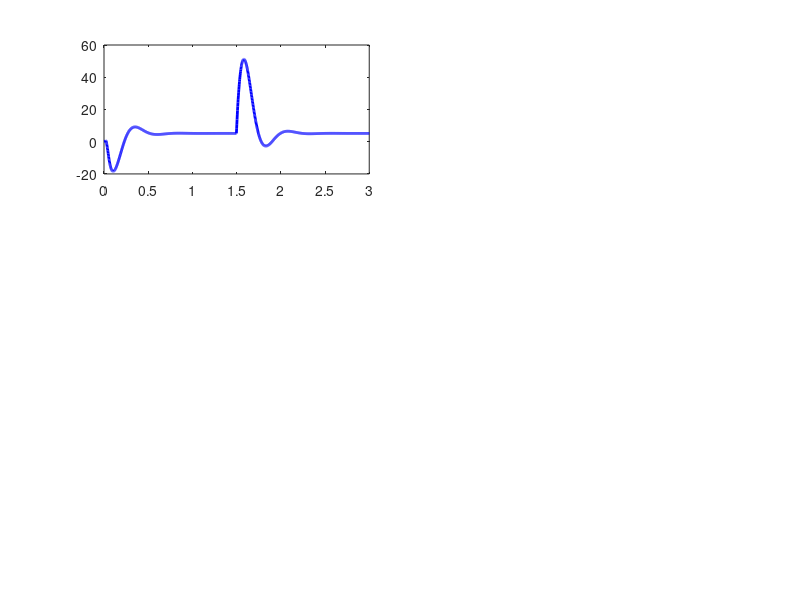

MATLAB code to generate this figure: (Note: this script raises an error after producing the figure.)
%% ========================================
%  SIMULACIÓN CON FRECUENCIA ÚNICA: 400 Hz
%  Lazo interno (motor): 400 Hz
%  Lazo externo (péndulo): 400 Hz
% ========================================

clear all; close all; clc;

%% ========================================
%  PARÁMETROS DE MUESTREO
% ========================================

fprintf('========================================\n');
fprintf('  CONFIGURACIÓN: FRECUENCIA ÚNICA\n');
fprintf('========================================\n\n');

Fs = 400;         % Frecuencia única [Hz]
Ts = 1/Fs;        % Período único [s]

fprintf('Ambos lazos a la misma frecuencia:\n');
fprintf('  Fs = %.0f Hz  (Ts = %.4f s = %.2f ms)\n\n', Fs, Ts, Ts*1000);

fprintf('Ventajas:\n');
fprintf('  ✅ Código más simple (un solo timer)\n');
fprintf('  ✅ Péndulo se actualiza 2× más frecuente\n');
fprintf('  ✅ Detección de caída más rápida\n');
fprintf('  ✅ Sincronización perfecta\n\n');

%% ========================================
%  LAZO INTERNO: MODELO DEL MOTOR
% ========================================

fprintf('========================================\n');
fprintf('  LAZO INTERNO: MOTOR DC\n');
fprintf('========================================\n\n');

% Parámetros del motor
Ra = 4.04;
La = 0.00255;
Km = 0.1863;
Bm = 1.391e-3;
Jm = 8.315e-4;

% Modelo continuo del motor
numM = Km;
denM = [La*Jm, (Ra*Jm + La*Bm), (Ra*Bm + Km^2)];
G_motor_s = tf(numM, denM);

% Discretizar a 400 Hz
G_motor_z = c2d(G_motor_s, Ts, 'zoh');
[numM_z, denM_z] = tfdata(G_motor_z, 'v');

% Normalizar
b_motor = numM_z / denM_z(1);
a_motor = denM_z / denM_z(1);

fprintf('Planta del motor discretizada (400 Hz):\n');
fprintf('  b0 = %.10f\n', b_motor(1));
fprintf('  b1 = %.10f\n', b_motor(2));
fprintf('  b2 = %.10f\n', b_motor(3));
fprintf('  a1 = %.10f\n', a_motor(2));
fprintf('  a2 = %.10f\n\n', a_motor(3));

%% ========================================
%  LAZO INTERNO: CONTROLADOR PI DEL MOTOR
% ========================================

% Parámetros del PI
Kp_motor = 5;
Ti_motor = 0.1;

% PI continuo
C_motor_s = tf(Kp_motor * [Ti_motor, 1], [Ti_motor, 0]);

% Discretizar a 400 Hz
C_motor_z = c2d(C_motor_s, Ts, 'tustin');
[numC_motor, denC_motor] = tfdata(C_motor_z, 'v');

% Normalizar
b_ctrl_motor = numC_motor / denC_motor(1);
a_ctrl_motor = denC_motor / denC_motor(1);

d0_motor = b_ctrl_motor(1);
d1_motor = b_ctrl_motor(2);
c1_motor = a_ctrl_motor(2);

fprintf('Controlador PI del motor:\n');
fprintf('  Kp = %.1f\n', Kp_motor);
fprintf('  Ti = %.3f s\n\n', Ti_motor);

fprintf('Coeficientes discretos (400 Hz):\n');
fprintf('  d0 = %.10f\n', d0_motor);
fprintf('  d1 = %.10f\n', d1_motor);
fprintf('  c1 = %.10f\n\n', c1_motor);

%% ========================================
%  LAZO EXTERNO: MODELO DEL PÉNDULO
% ========================================

fprintf('========================================\n');
fprintf('  LAZO EXTERNO: PÉNDULO INVERTIDO\n');
fprintf('========================================\n\n');

% Parámetros físicos del péndulo
M = 0.288;   % Masa del brazo [kg]
m = 0.0935;  % Masa del péndulo [kg]
l = 0.175;   % Longitud al centro de masa [m]
g = 9.8;     % Gravedad [m/s²]

fprintf('Parámetros físicos:\n');
fprintf('  M = %.3f kg\n', M);
fprintf('  m = %.3f kg\n', m);
fprintf('  l = %.3f m\n', l);
fprintf('  g = %.1f m/s²\n\n', g);

% Planta continua del péndulo
num_pend = -1/(M*l);
den_pend = [1, 0, -((M+m)*g/(M*l))];
G_pendulo_s = tf(num_pend, den_pend);

% Discretizar a 400 Hz (AHORA A LA MISMA FRECUENCIA)
G_pendulo_z = c2d(G_pendulo_s, Ts, 'zoh');
[numP_z, denP_z] = tfdata(G_pendulo_z, 'v');

% Normalizar
b_pendulo = numP_z / denP_z(1);
a_pendulo = denP_z / denP_z(1);

fprintf('Planta del péndulo discretizada (400 Hz):\n');
fprintf('  b0 = %.10f\n', b_pendulo(1));
fprintf('  b1 = %.10f\n', b_pendulo(2));
fprintf('  b2 = %.10f\n', b_pendulo(3));
fprintf('  a1 = %.10f\n', a_pendulo(2));
fprintf('  a2 = %.10f\n\n', a_pendulo(3));

%% ========================================
%  LAZO EXTERNO: CONTROLADOR PID DEL PÉNDULO
% ========================================

% Parámetros del PID
Kp_pend = -35;
Ti_pend = 0.0955;
Td_pend = 0.065;
N_pend = 10;

fprintf('Controlador PID del péndulo:\n');
fprintf('  Kp = %.1f\n', Kp_pend);
fprintf('  Ti = %.4f s\n', Ti_pend);
fprintf('  Td = %.4f s\n', Td_pend);
fprintf('  N = %d\n\n', N_pend);

% PID continuo
numC_pend = Kp_pend * [(Ti_pend*Td_pend*(N_pend+1)/N_pend), (Ti_pend + Td_pend/N_pend), 1];
denC_pend = [Td_pend*Ti_pend/N_pend, Ti_pend, 0];
C_pendulo_s = tf(numC_pend, denC_pend);

% Discretizar a 400 Hz (AHORA A LA MISMA FRECUENCIA)
C_pendulo_z = c2d(C_pendulo_s, Ts, 'tustin');
[numC_pend_z, denC_pend_z] = tfdata(C_pendulo_z, 'v');

% Normalizar
b_ctrl_pend = numC_pend_z / denC_pend_z(1);
a_ctrl_pend = denC_pend_z / denC_pend_z(1);

d0_pend = b_ctrl_pend(1);
d1_pend = b_ctrl_pend(2);
d2_pend = b_ctrl_pend(3);
c1_pend = a_ctrl_pend(2);
c2_pend = a_ctrl_pend(3);

fprintf('Coeficientes discretos (400 Hz):\n');
fprintf('  d0 = %.10f\n', d0_pend);
fprintf('  d1 = %.10f\n', d1_pend);
fprintf('  d2 = %.10f\n', d2_pend);
fprintf('  c1 = %.10f\n', c1_pend);
fprintf('  c2 = %.10f\n\n', c2_pend);

%% ========================================
%  CÓDIGO C PARA PSoC
% ========================================

fprintf('========================================\n');
fprintf('  CÓDIGO C PARA PSoC (FRECUENCIA ÚNICA)\n');
fprintf('========================================\n\n');

fprintf('/* ================================================\n');
fprintf(' * CONTROL EN CASCADA - FRECUENCIA ÚNICA\n');
fprintf(' * Ambos lazos: 400 Hz (cada 2.5 ms)\n');
fprintf(' * Timer único: isr_1 ejecuta ambos controles\n');
fprintf(' * ================================================ */\n\n');

fprintf('/* --- LAZO INTERNO (MOTOR) --- */\n');
fprintf('static const float d0_motor = %.10ff;\n', d0_motor);
fprintf('static const float d1_motor = %.10ff;\n', d1_motor);
fprintf('static const float c1_motor = %.10ff;\n\n', c1_motor);

fprintf('static float e_motor[2] = {0.0f, 0.0f};  // e[k], e[k-1]\n');
fprintf('static float u_motor[2] = {0.0f, 0.0f};  // u[k], u[k-1]\n\n');

fprintf('/* --- LAZO EXTERNO (PÉNDULO) --- */\n');
fprintf('static const float d0_pend = %.10ff;\n', d0_pend);
fprintf('static const float d1_pend = %.10ff;\n', d1_pend);
fprintf('static const float d2_pend = %.10ff;\n', d2_pend);
fprintf('static const float c1_pend = %.10ff;\n', c1_pend);
fprintf('static const float c2_pend = %.10ff;\n\n', c2_pend);

fprintf('static float e_pend[3] = {0.0f, 0.0f, 0.0f};  // e[k], e[k-1], e[k-2]\n');
fprintf('static float vel_ref[3] = {0.0f, 0.0f, 0.0f};  // vel_ref[k], [k-1], [k-2]\n\n');

fprintf('/* ISR - Timer a 400 Hz (2.5 ms) */\n');
fprintf('CY_ISR(isr_control_cascade)\n');
fprintf('{\n');
fprintf('    /* 1. Leer sensores */\n');
fprintf('    int32_t ticks_motor = QuadDec_1_GetCounter();\n');
fprintf('    int32_t ticks_pendulo = QuadDec_2_GetCounter();\n');
fprintf('    \n');
fprintf('    float vel_motor = calcular_velocidad(ticks_motor);  // Tu función\n');
fprintf('    float angulo_pend = calcular_angulo(ticks_pendulo); // Tu función\n');
fprintf('    \n');
fprintf('    /* 2. Control del péndulo (lazo externo) */\n');
fprintf('    float angulo_ref = 3.14159265f;  // π rad\n');
fprintf('    e_pend[0] = angulo_ref - angulo_pend;\n');
fprintf('    \n');
fprintf('    float vel_ref_calc = d0_pend * e_pend[0] + d1_pend * e_pend[1] + d2_pend * e_pend[2]\n');
fprintf('                       - c1_pend * vel_ref[1] - c2_pend * vel_ref[2];\n');
fprintf('    \n');
fprintf('    // Saturar velocidad\n');
fprintf('    if (vel_ref_calc > 20.0f) vel_ref_calc = 20.0f;\n');
fprintf('    if (vel_ref_calc < -20.0f) vel_ref_calc = -20.0f;\n');
fprintf('    \n');
fprintf('    vel_ref[0] = vel_ref_calc;\n');
fprintf('    \n');
fprintf('    /* 3. Control del motor (lazo interno) */\n');
fprintf('    e_motor[0] = vel_ref_calc - vel_motor;\n');
fprintf('    \n');
fprintf('    float pwm = -c1_motor * u_motor[1] + d0_motor * e_motor[0] + d1_motor * e_motor[1];\n');
fprintf('    \n');
fprintf('    // Saturar PWM\n');
fprintf('    if (pwm > 1264.0f) pwm = 1264.0f;\n');
fprintf('    if (pwm < -1264.0f) pwm = -1264.0f;\n');
fprintf('    \n');
fprintf('    u_motor[0] = pwm;\n');
fprintf('    \n');
fprintf('    /* 4. Aplicar PWM */\n');
fprintf('    Aplicar_PWM((int16_t)pwm);  // Tu función\n');
fprintf('    \n');
fprintf('    /* 5. Actualizar estados (shift) */\n');
fprintf('    e_pend[2] = e_pend[1];\n');
fprintf('    e_pend[1] = e_pend[0];\n');
fprintf('    vel_ref[2] = vel_ref[1];\n');
fprintf('    vel_ref[1] = vel_ref[0];\n');
fprintf('    \n');
fprintf('    e_motor[1] = e_motor[0];\n');
fprintf('    u_motor[1] = u_motor[0];\n');
fprintf('}\n\n');

fprintf('========================================\n\n');

%% ========================================
%  SIMULACIÓN
% ========================================

fprintf('========================================\n');
fprintf('  SIMULACIÓN A 400 Hz\n');
fprintf('========================================\n\n');

% Tiempo de simulación
t_sim = 3.0;
t = 0:Ts:t_sim;
n = length(t);

% Variables
vel_motor = zeros(1, n);
vel_ref_motor = zeros(1, n);
pwm = zeros(1, n);
e_motor_vec = zeros(1, n);

angulo_pendulo = zeros(1, n);
angulo_ref = 0.09;  % rad
e_pend_vec = zeros(1, n);

% Estados
e_m = [0, 0];
u_m = [0, 0];
y_m = [0, 0];
u_m_plant = [0, 0];

e_p = [0, 0, 0];
vel_ref_p = [0, 0, 0];
y_p = [0, 0];
u_p_plant = [0, 0];

% Límites
PWM_MAX = 1264;
VEL_MAX = 20.0;

fprintf('Simulando %.1f segundos a %.0f Hz...\n\n', t_sim, Fs);

for k = 3:n
    % ========================================
    % LAZO EXTERNO (PÉNDULO) - cada ciclo
    % ========================================
    
    theta_actual = angulo_pendulo(k-1);
    e_p(1) = angulo_ref - theta_actual;
    e_pend_vec(k) = e_p(1);
    
    % PID del péndulo
    vel_ref_calc = d0_pend * e_p(1) + d1_pend * e_p(2) + d2_pend * e_p(3) ...
                 - c1_pend * vel_ref_p(2) - c2_pend * vel_ref_p(3);
    
    % Saturación
    if vel_ref_calc > VEL_MAX
        vel_ref_calc = VEL_MAX;
    elseif vel_ref_calc < -VEL_MAX
        vel_ref_calc = -VEL_MAX;
    end
    
    vel_ref_p(1) = vel_ref_calc;
    vel_ref_motor(k) = vel_ref_calc;
    
    % ========================================
    % LAZO INTERNO (MOTOR) - cada ciclo
    % ========================================
    
    vel_actual = vel_motor(k-1);
    e_m(1) = vel_ref_motor(k) - vel_actual;
    e_motor_vec(k) = e_m(1);
    
    % PI del motor
    pwm_calc = -c1_motor * u_m(2) + d0_motor * e_m(1) + d1_motor * e_m(2);
    
    % Saturación
    if pwm_calc > PWM_MAX
        pwm_calc = PWM_MAX;
    elseif pwm_calc < -PWM_MAX
        pwm_calc = -PWM_MAX;
    end
    
    pwm(k) = pwm_calc;
    u_m(1) = pwm_calc;
    
    % Planta del motor
    vel_motor(k) = b_motor(2) * u_m_plant(1) + b_motor(3) * u_m_plant(2) ...
                 - a_motor(2) * y_m(1) - a_motor(3) * y_m(2);
    
    % ========================================
    % PLANTA DEL PÉNDULO - cada ciclo
    % ========================================
    
    angulo_pendulo(k) = b_pendulo(2) * u_p_plant(1) + b_pendulo(3) * u_p_plant(2) ...
                      - a_pendulo(2) * y_p(1) - a_pendulo(3) * y_p(2);
    
    % Perturbación
    if abs(t(k) - 1.5) < 0.001
        angulo_pendulo(k) = angulo_pendulo(k) + 0.05;
    end
    
    % Actualizar estados
    e_p(3) = e_p(2);
    e_p(2) = e_p(1);
    vel_ref_p(3) = vel_ref_p(2);
    vel_ref_p(2) = vel_ref_p(1);
    
    e_m(2) = e_m(1);
    u_m(2) = u_m(1);
    u_m_plant(2) = u_m_plant(1);
    u_m_plant(1) = pwm(k);
    y_m(2) = y_m(1);
    y_m(1) = vel_motor(k);
    
    u_p_plant(2) = u_p_plant(1);
    u_p_plant(1) = vel_motor(k);
    y_p(2) = y_p(1);
    y_p(1) = angulo_pendulo(k);
end

% Métricas
error_ss_pend = abs(angulo_ref - mean(angulo_pendulo(end-100:end)));
error_ss_motor = abs(mean(vel_ref_motor(end-100:end)) - mean(vel_motor(end-100:end)));

fprintf('Métricas de desempeño:\n');
fprintf('  Error SS péndulo: %.6f rad (%.3f°)\n', error_ss_pend, error_ss_pend*180/pi);
fprintf('  Error SS motor:   %.6f rad/s\n', error_ss_motor);
fprintf('========================================\n\n');

%% GRÁFICOS
figure('Position', [100 100 1400 900]);

subplot(3,2,1);
plot(t, angulo_pendulo*180/pi, 'b', 'LineWidth', 2); hold on;
yline(angulo_ref*180/pi, 'r--', 'LineWidth', 1.5);
grid on;
title('Ángulo del Péndulo (400 Hz)', 'FontSize', 11, 'FontWeight', 'bold');
xlabel('Tiempo [s]');
ylabel('Ángulo [°]');

subplot(3,2,2);
plot(t, e_pend_vec*180/pi, 'r', 'LineWidth', 1.5);
grid on;
title('Error del Péndulo', 'FontSize', 11, 'FontWeight', 'bold');
xlabel('Tiempo [s]');
ylabel('Error [°]');

subplot(3,2,3);
plot(t, vel_motor, 'b', 'LineWidth', 1.5); hold on;
plot(t, vel_ref_motor, 'r--', 'LineWidth', 1.5);
grid on;
title('Velocidad del Motor (400 Hz)', 'FontSize', 11, 'FontWeight', 'bold');
xlabel('Tiempo [s]');
ylabel('Velocidad [rad/s]');
legend('Real', 'Referencia', 'Location', 'best');

subplot(3,2,4);
plot(t, e_motor_vec, 'r', 'LineWidth', 1.5);
grid on;
title('Error del Motor', 'FontSize', 11, 'FontWeight', 'bold');
xlabel('Tiempo [s]');
ylabel('Error [rad/s]');

subplot(3,2,5);
stairs(t, pwm, 'g', 'LineWidth', 1.5); hold on;
yline(PWM_MAX, 'r--', 'LineWidth', 1);
yline(-PWM_MAX, 'r--', 'LineWidth', 1);
grid on;
title('Señal PWM', 'FontSize', 11, 'FontWeight', 'bold');
xlabel('Tiempo [s]');
ylabel('PWM');

subplot(3,2,6);
stairs(t, vel_ref_motor, 'Color', [0.8 0.4 0], 'LineWidth', 1.5); hold on;
yline(VEL_MAX, 'r--', 'LineWidth', 1);
yline(-VEL_MAX, 'r--', 'LineWidth', 1);
grid on;
title('Referencia de Velocidad', 'FontSize', 11, 'FontWeight', 'bold');
xlabel('Tiempo [s]');
ylabel('Vel. Ref [rad/s]');

fprintf('✅ Simulación completada.\n\n');
